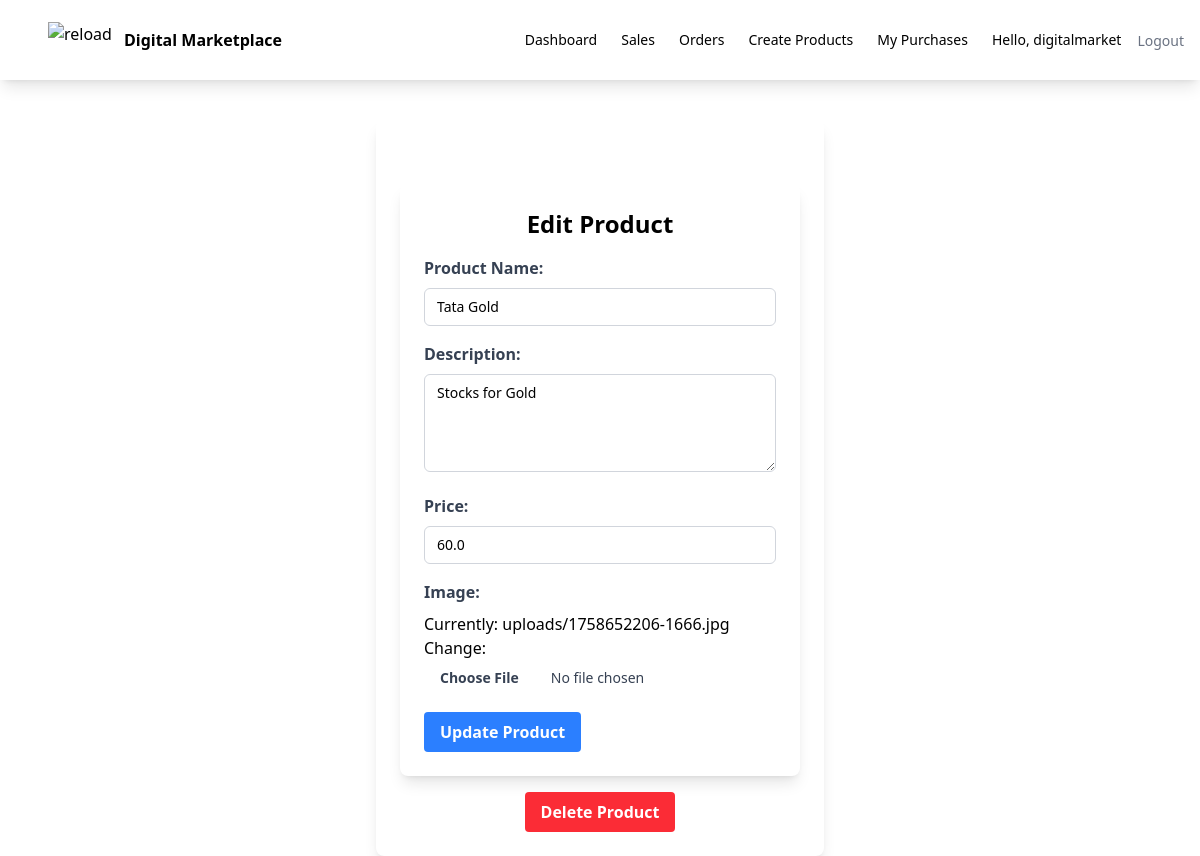
The app's page /editproduct/4/ (signed in) with its own data.
### myapp/models.py (models this page shows, shortened)
class Product(models.Model):
    seller=models.ForeignKey(User,on_delete=models.CASCADE)
    name = models.CharField(max_length=100)
    description = models.CharField(max_length=200)
    price = models.FloatField()
    file = models.FileField(upload_to='uploads')
    total_sales_amount=models.IntegerField(default=0)
    total_order=models.IntegerField(default=0)

### myapp/views.py (the view)
# urls.py: path('editproduct/<int:id>/',views.edit_product,name='editproduct'),
def edit_product(request,id):
    product=Product.objects.get(id=id)
    if product.seller != request.user:
        return redirect('invalid')
    product_form=ProductForm(request.POST or None, request.FILES or None , instance=product)
    if request.method=='POST':
        product_form=ProductForm(request.POST ,request.FILES,instance=product)
        if product_form.is_valid():
            product_form.save()
            return redirect('index')
    return render (request,'myapp/product_edit.html' ,{'product_form':product_form ,'product':product})

### myapp/templates/myapp/product_edit.html (shortened to what this page needs)
{% extends "myapp/base.html" %}
{% load static %}
{% block body %}
<div class="max-w-md mx-auto mt-10 p-6 bg-white rounded-lg shadow-lg">
     <form method="post" enctype="multipart/form-data" class="max-w-md mx-auto mt-10 p-6 bg-white rounded-lg shadow-lg">
        <div class="mb-4">
            <h2 class="text-2xl font-bold mb-4 text-center">Edit Product</h2>
            <label for="name" class="block text-gray-700 font-bold mb-2">Product Name:</label>
            {{ product_form.name }}
        </div>
        <div class="mb-4">
            <label for="description" class="block text-gray-700 font-bold mb-2">Description:</label>
            {{ product_form.description }}
        </div>
        <div class="mb-4">
            <label for="price" class="block text-gray-700 font-bold mb-2">Price:</label>
            {{ product_form.price }}
        </div>
        <div class="mb-4">
            <label for="file" class="block text-gray-700 font-bold mb-2">Image:</label>
            {{ product_form.file }}
        </div>
    <button type="submit" class="bg-blue-500 hover:bg-blue-700 text-white font-bold py-2 px-4 rounded">Update Product</button>
    </form>
  <div class="text-center">
    <a href="{% url 'deleteproduct' product.id %}" class="bg-red-500 hover:bg-red-700 text-white font-bold py-2 px-4 rounded mt-4 inline-block">Delete Product</a>
  </div>
</div>
{% endblock %}

### myapp/templates/myapp/base.html (shortened to what this page needs)
<!DOCTYPE html>
<html lang="en">
<head>
    <script src="https://cdn.jsdelivr.net/npm/@tailwindcss/browser@4"></script>
</head>
<body>
    <nav class="shadow-lg">
        <div class="flex flex-wrap justify-between ml-5 items-center mx-auto px-4 py-2.5">
            <a href="{% url 'index' %}" class="flex items-center">
                <img class ="h-9 m-3"src="https://cdn.vectorstock.com/i/500p/58/21/automotive-cart-logo-icon-vector-25225821.jpg" alt="reload">
                <span class="self-center text-xml font-semibold ">Digital Marketplace</span>
            </a>
            <div class="flex items-center ">
                <a href="{% url 'dashboard' %}" class="mr-6 text-sm font-medium text-grey-500">Dashboard</a>
                <a href="{% url 'sales' %}" class="mr-6 text-sm font-medium text-grey-500">Sales</a>
                <a href="" class="mr-6 text-sm font-medium text-grey-500">Orders</a>
                <a href="{% url 'createproduct' %}" class="mr-6 text-sm font-medium text-grey-500">Create Products </a>
                <a href="{% url 'purchases' %}" class="mr-6 text-sm font-medium text-grey-500">My Purchases</a>
            {% if user.is_authenticated %}
            <p class="text-sm mr-4">Hello, {{ user.username }}</p>
            <form method="POST" action="{% url 'logout' %}">
                <button
                    type="submit"
                    class="text-sm font-medium text-gray-500 hover:text-red-600"
                >
                    Logout
                </button>
            </form>
            {% else %}
            <a href="{% url 'login' %}" class=" text-sm font-medium text-grey-500">
                Login
            </a>
            {% endif %}
            </div>
        </div>
    </nav>
    {% block body %}
    {% endblock body %}
</body>
</html>

### records on screen
Product: name "Tata Gold", description "Stocks for Gold", price "60.0"

### other values on screen
{{ user.username }} "digitalmarket"
